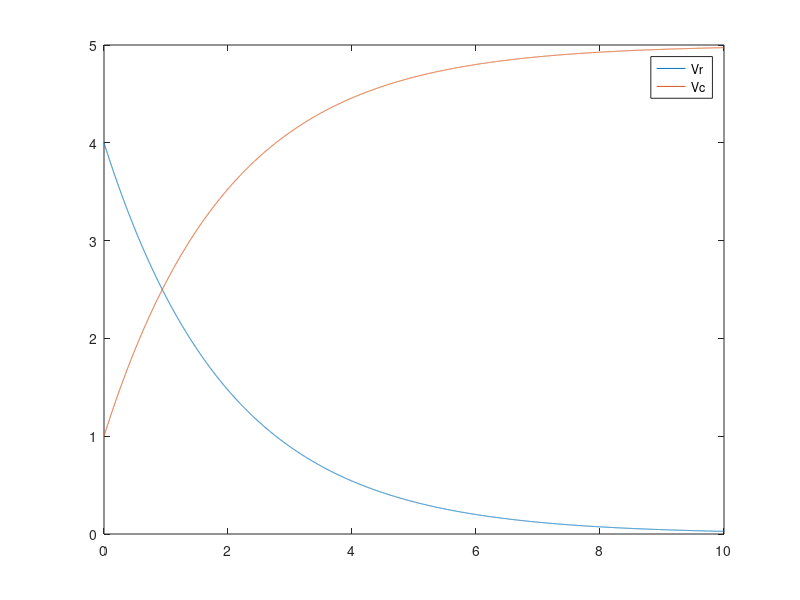

Reproduce this figure in MATLAB.
function Esempio2_3()
  close all
  clear all
  clc
  % Si implementi il circuito dell'esempio e se ne rappresenti l'evoluzione
  R = 1;
  C = 2;
  Vg = 5;
  dt = 0.001;
  t = 0:dt:10;
  x0 = 1;

  [t, y] = ode45(@circuitoRC, t, [x0], R, C, Vg);

  Y = Vg - y;
  plot(t, Y, ";Vr;", t, y, ";Vc;");

endfunction

function [xp] = circuitoRC(t, x, R, C, U)
  % Questa funzione implementa il circuito RC dell'esempio 2.2
  xp = (1/(R*C))*(U - x);
endfunction
